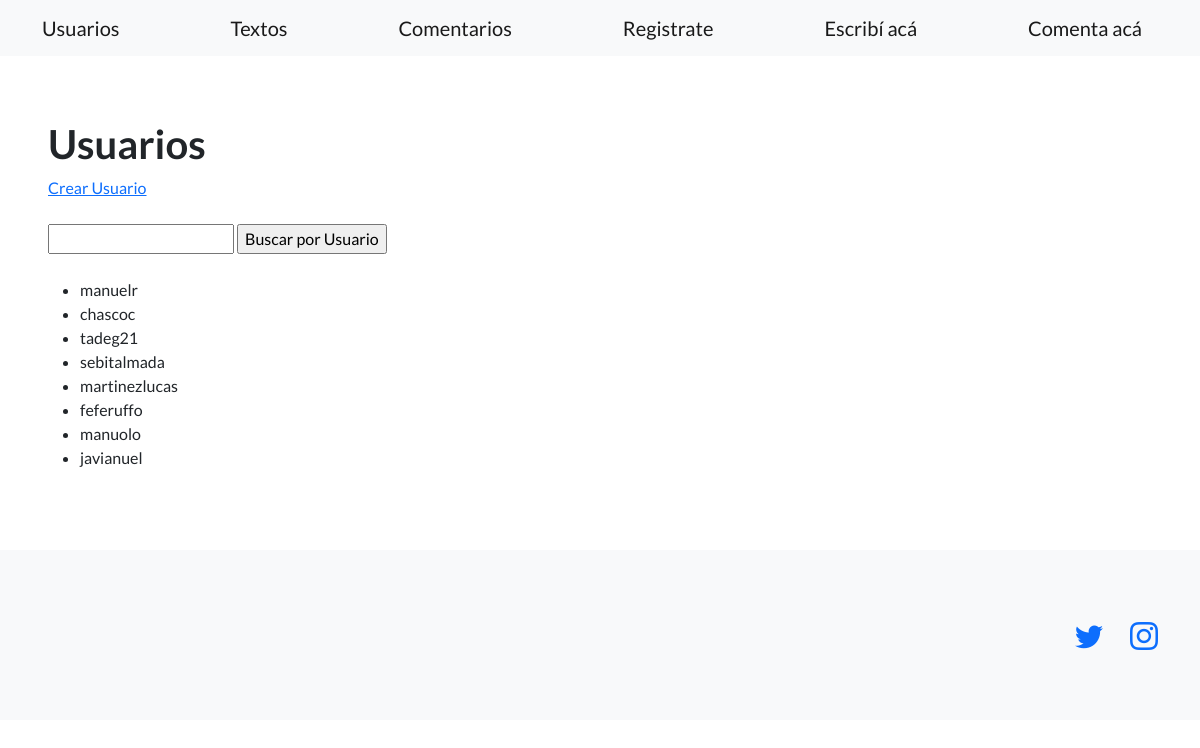
The page /Common/usuarios/ on the database its author committed.
### Common/models.py (models this page shows, shortened)
class Usuarios(models.Model):
    nombre = models.CharField(max_length=40)
    apellido = models.CharField(max_length=40)
    usuario = models.CharField(max_length=20)
    pais = models.CharField(max_length=20)
    correo = models.EmailField()

### Common/views.py (the view)
# urls.py: path('usuarios/', views.listaUsuarios, name='listaUsuarios'),
def listaUsuarios(request):
    contexto = {
        "usuarios": Usuarios.objects.all(),
    }
    http_response = render(
        request=request,
        template_name='Common/usuarios.html',
        context=contexto,
    )
    return http_response

### Common/Templates/Common/Usuarios.html (shortened to what this page needs)
{% extends "Common/Inicio.html" %}
{% load static %}
{% block contenido %}
<section>
    <div>
      <h1>Usuarios</h1>
      <a href="{% url "crearUsuario" %}">Crear Usuario</a>
      <br><br>
      <form action="{% url 'buscarUsuario' %}" method="post">
        <input type="text" name="búsqueda">
        <input type="submit" value="Buscar por Usuario">
      </form>
      <br>
      <ul>
      {% for usuario in usuarios %}
        <li>{{ usuario.usuario }}</li>
      {% endfor %}
      </ul>
    </div>
  </section>
{% endblock contenido %}

### rows shown on the page
Usuarios: usuario "manuelr"
Usuarios: usuario "chascoc"
Usuarios: usuario "tadeg21"
Usuarios: usuario "sebitalmada"
Usuarios: usuario "martinezlucas"
Usuarios: usuario "feferuffo"
Usuarios: usuario "manuolo"
Usuarios: usuario "javianuel"
